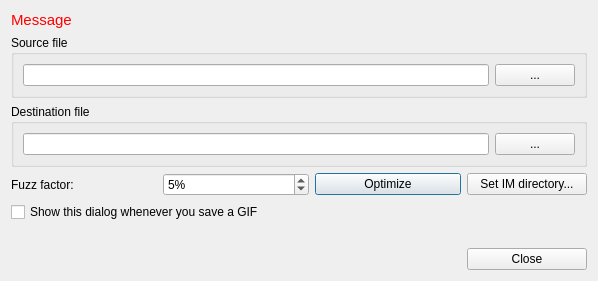
<?xml version="1.0" encoding="UTF-8"?>
<ui version="4.0">
 <class>OptimizerDialog</class>
 <widget class="QDialog" name="OptimizerDialog">
  <property name="geometry">
   <rect>
    <x>0</x>
    <y>0</y>
    <width>598</width>
    <height>281</height>
   </rect>
  </property>
  <property name="windowTitle">
   <string>Gif Optimizer</string>
  </property>
  <layout class="QGridLayout" name="gridLayout">
   <item row="6" column="0" colspan="3">
    <spacer name="horizontalSpacer">
     <property name="orientation">
      <enum>Qt::Horizontal</enum>
     </property>
     <property name="sizeHint" stdset="0">
      <size>
       <width>450</width>
       <height>20</height>
      </size>
     </property>
    </spacer>
   </item>
   <item row="5" column="3">
    <spacer name="verticalSpacer">
     <property name="orientation">
      <enum>Qt::Vertical</enum>
     </property>
     <property name="sizeHint" stdset="0">
      <size>
       <width>20</width>
       <height>109</height>
      </size>
     </property>
    </spacer>
   </item>
   <item row="3" column="0">
    <widget class="QLabel" name="label">
     <property name="text">
      <string>Fuzz factor:</string>
     </property>
    </widget>
   </item>
   <item row="3" column="1">
    <widget class="QSpinBox" name="fuzzBox">
     <property name="suffix">
      <string>%</string>
     </property>
     <property name="minimum">
      <number>1</number>
     </property>
     <property name="maximum">
      <number>100</number>
     </property>
     <property name="value">
      <number>5</number>
     </property>
    </widget>
   </item>
   <item row="3" column="2">
    <widget class="QPushButton" name="optButton">
     <property name="text">
      <string>Optimize</string>
     </property>
    </widget>
   </item>
   <item row="3" column="3">
    <widget class="QPushButton" name="imButton">
     <property name="toolTip">
      <string>Choose the ImageMagick directory with &quot;convert&quot; executable</string>
     </property>
     <property name="text">
      <string>Set IM directory...</string>
     </property>
    </widget>
   </item>
   <item row="1" column="0" colspan="4">
    <widget class="QGroupBox" name="srcGroup">
     <property name="enabled">
      <bool>true</bool>
     </property>
     <property name="title">
      <string>Source file</string>
     </property>
     <layout class="QGridLayout" name="gridLayout_2">
      <item row="0" column="0">
       <widget class="QLineEdit" name="srcEdit"/>
      </item>
      <item row="0" column="1">
       <widget class="QPushButton" name="srcButton">
        <property name="text">
         <string>...</string>
        </property>
       </widget>
      </item>
     </layout>
    </widget>
   </item>
   <item row="2" column="0" colspan="4">
    <widget class="QGroupBox" name="dstGroup">
     <property name="title">
      <string>Destination file</string>
     </property>
     <layout class="QGridLayout" name="gridLayout_3">
      <item row="0" column="0">
       <widget class="QLineEdit" name="dstEdit"/>
      </item>
      <item row="0" column="1">
       <widget class="QPushButton" name="dstButton">
        <property name="text">
         <string>...</string>
        </property>
       </widget>
      </item>
     </layout>
    </widget>
   </item>
   <item row="6" column="3">
    <widget class="QPushButton" name="closeButton">
     <property name="text">
      <string>Close</string>
     </property>
    </widget>
   </item>
   <item row="0" column="0" colspan="4">
    <widget class="QLabel" name="msgLabel">
     <property name="text">
      <string>&lt;html&gt;&lt;head/&gt;&lt;body&gt;&lt;p&gt;&lt;span style=&quot; font-size:11pt; color:#ff0000;&quot;&gt;Message&lt;/span&gt;&lt;/p&gt;&lt;/body&gt;&lt;/html&gt;</string>
     </property>
     <property name="wordWrap">
      <bool>true</bool>
     </property>
    </widget>
   </item>
   <item row="4" column="0" colspan="4">
    <widget class="QCheckBox" name="showBox">
     <property name="text">
      <string>Show this dialog whenever you save a GIF</string>
     </property>
    </widget>
   </item>
  </layout>
 </widget>
 <resources/>
 <connections/>
</ui>
